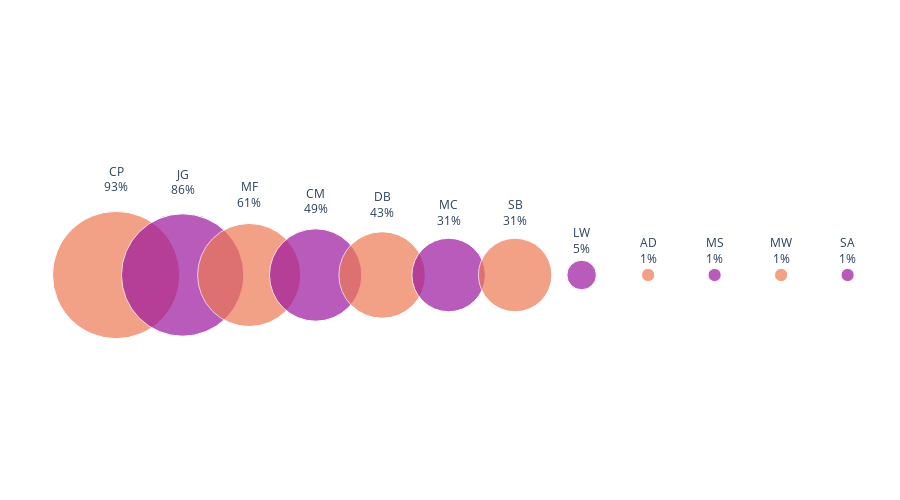

Notebook cell for this chart:
### Code cell
#create a laebls list for each bubble 
label = [i+'<br>' +str(k)+'%' for i,k in zip(r3.ABBR,
                                                            r3.Percent)]
import plotly.express as px
fig = px.scatter(r3, x='X', y='Y',
                 color='ABBR', color_discrete_sequence=pal_,
                 size='Percent', text=label, size_max=90
                )
fig.update_layout(width=900, height=500,
                  margin = dict(t=50, l=0, r=0, b=0),
                  showlegend=False
                 )
fig.update_traces(textposition='top center')
fig.update_xaxes(showgrid=False, zeroline=False, visible=False)
fig.update_yaxes(showgrid=False, zeroline=False, visible=False)
fig.update_layout({'plot_bgcolor': 'white',
                   'paper_bgcolor': 'white'})

### Figure 1 — Plotly figure (JSON) as saved in the notebook; plotly's stock layout.template omitted (floating-point values rounded to 4 significant figures)
{"data": [{"hovertemplate": "ABBR=CP<br>X=%{x}<br>Y=%{y}<br>Percent=%{marker.size}<br>text=%{text}<extra></extra>", "legendgroup": "CP", "marker": {"color": "#ed7953", "size": [93], "sizemode": "area", "sizeref": 0.01148, "symbol": "circle"}, "mode": "markers+text", "name": "CP", "orientation": "v", "showlegend": true, "text": ["CP<br>93%"], "textposition": "top center", "type": "scatter", "x": [0], "xaxis": "x", "y": [1], "yaxis": "y"}, {"hovertemplate": "ABBR=JG<br>X=%{x}<br>Y=%{y}<br>Percent=%{marker.size}<br>text=%{text}<extra></extra>", "legendgroup": "JG", "marker": {"color": "#9c179e", "size": [86], "sizemode": "area", "sizeref": 0.01148, "symbol": "circle"}, "mode": "markers+text", "name": "JG", "orientation": "v", "showlegend": true, "text": ["JG<br>86%"], "textposition": "top center", "type": "scatter", "x": [1], "xaxis": "x", "y": [1], "yaxis": "y"}, {"hovertemplate": "ABBR=MF<br>X=%{x}<br>Y=%{y}<br>Percent=%{marker.size}<br>text=%{text}<extra></extra>", "legendgroup": "MF", "marker": {"color": "#ed7953", "size": [61], "sizemode": "area", "sizeref": 0.01148, "symbol": "circle"}, "mode": "markers+text", "name": "MF", "orientation": "v", "showlegend": true, "text": ["MF<br>61%"], "textposition": "top center", "type": "scatter", "x": [2], "xaxis": "x", "y": [1], "yaxis": "y"}, {"hovertemplate": "ABBR=CM<br>X=%{x}<br>Y=%{y}<br>Percent=%{marker.size}<br>text=%{text}<extra></extra>", "legendgroup": "CM", "marker": {"color": "#9c179e", "size": [49], "sizemode": "area", "sizeref": 0.01148, "symbol": "circle"}, "mode": "markers+text", "name": "CM", "orientation": "v", "showlegend": true, "text": ["CM<br>49%"], "textposition": "top center", "type": "scatter", "x": [3], "xaxis": "x", "y": [1], "yaxis": "y"}, {"hovertemplate": "ABBR=DB<br>X=%{x}<br>Y=%{y}<br>Percent=%{marker.size}<br>text=%{text}<extra></extra>", "legendgroup": "DB", "marker": {"color": "#ed7953", "size": [43], "sizemode": "area", "sizeref": 0.01148, "symbol": "circle"}, "mode": "markers+text", "name": "DB", "orientation": "v", "showlegend": true, "text": ["DB<br>43%"], "textposition": "top center", "type": "scatter", "x": [4], "xaxis": "x", "y": [1], "yaxis": "y"}, {"hovertemplate": "ABBR=MC<br>X=%{x}<br>Y=%{y}<br>Percent=%{marker.size}<br>text=%{text}<extra></extra>", "legendgroup": "MC", "marker": {"color": "#9c179e", "size": [31], "sizemode": "area", "sizeref": 0.01148, "symbol": "circle"}, "mode": "markers+text", "name": "MC", "orientation": "v", "showlegend": true, "text": ["MC<br>31%"], "textposition": "top center", "type": "scatter", "x": [5], "xaxis": "x", "y": [1], "yaxis": "y"}, {"hovertemplate": "ABBR=SB<br>X=%{x}<br>Y=%{y}<br>Percent=%{marker.size}<br>text=%{text}<extra></extra>", "legendgroup": "SB", "marker": {"color": "#ed7953", "size": [31], "sizemode": "area", "sizeref": 0.01148, "symbol": "circle"}, "mode": "markers+text", "name": "SB", "orientation": "v", "showlegend": true, "text": ["SB<br>31%"], "textposition": "top center", "type": "scatter", "x": [6], "xaxis": "x", "y": [1], "yaxis": "y"}, {"hovertemplate": "ABBR=LW<br>X=%{x}<br>Y=%{y}<br>Percent=%{marker.size}<br>text=%{text}<extra></extra>", "legendgroup": "LW", "marker": {"color": "#9c179e", "size": [5], "sizemode": "area", "sizeref": 0.01148, "symbol": "circle"}, "mode": "markers+text", "name": "LW", "orientation": "v", "showlegend": true, "text": ["LW<br>5%"], "textposition": "top center", "type": "scatter", "x": [7], "xaxis": "x", "y": [1], "yaxis": "y"}, {"hovertemplate": "ABBR=AD<br>X=%{x}<br>Y=%{y}<br>Percent=%{marker.size}<br>text=%{text}<extra></extra>", "legendgroup": "AD", "marker": {"color": "#ed7953", "size": [1], "sizemode": "area", "sizeref": 0.01148, "symbol": "circle"}, "mode": "markers+text", "name": "AD", "orientation": "v", "showlegend": true, "text": ["AD<br>1%"], "textposition": "top center", "type": "scatter", "x": [8], "xaxis": "x", "y": [1], "yaxis": "y"}, {"hovertemplate": "ABBR=MS<br>X=%{x}<br>Y=%{y}<br>Percent=%{marker.size}<br>text=%{text}<extra></extra>", "legendgroup": "MS", "marker": {"color": "#9c179e", "size": [1], "sizemode": "area", "sizeref": 0.01148, "symbol": "circle"}, "mode": "markers+text", "name": "MS", "orientation": "v", "showlegend": true, "text": ["MS<br>1%"], "textposition": "top center", "type": "scatter", "x": [9], "xaxis": "x", "y": [1], "yaxis": "y"}, {"hovertemplate": "ABBR=MW<br>X=%{x}<br>Y=%{y}<br>Percent=%{marker.size}<br>text=%{text}<extra></extra>", "legendgroup": "MW", "marker": {"color": "#ed7953", "size": [1], "sizemode": "area", "sizeref": 0.01148, "symbol": "circle"}, "mode": "markers+text", "name": "MW", "orientation": "v", "showlegend": true, "text": ["MW<br>1%"], "textposition": "top center", "type": "scatter", "x": [10], "xaxis": "x", "y": [1], "yaxis": "y"}, {"hovertemplate": "ABBR=SA<br>X=%{x}<br>Y=%{y}<br>Percent=%{marker.size}<br>text=%{text}<extra></extra>", "legendgroup": "SA", "marker": {"color": "#9c179e", "size": [1], "sizemode": "area", "sizeref": 0.01148, "symbol": "circle"}, "mode": "markers+text", "name": "SA", "orientation": "v", "showlegend": true, "text": ["SA<br>1%"], "textposition": "top center", "type": "scatter", "x": [11], "xaxis": "x", "y": [1], "yaxis": "y"}], "layout": {"height": 500, "legend": {"itemsizing": "constant", "title": {"text": "ABBR"}, "tracegroupgap": 0}, "margin": {"b": 0, "l": 0, "r": 0, "t": 50}, "paper_bgcolor": "white", "plot_bgcolor": "white", "showlegend": false, "width": 900, "xaxis": {"anchor": "y", "domain": [0, 1], "showgrid": false, "title": {"text": "X"}, "visible": false, "zeroline": false}, "yaxis": {"anchor": "x", "domain": [0, 1], "showgrid": false, "title": {"text": "Y"}, "visible": false, "zeroline": false}}}
